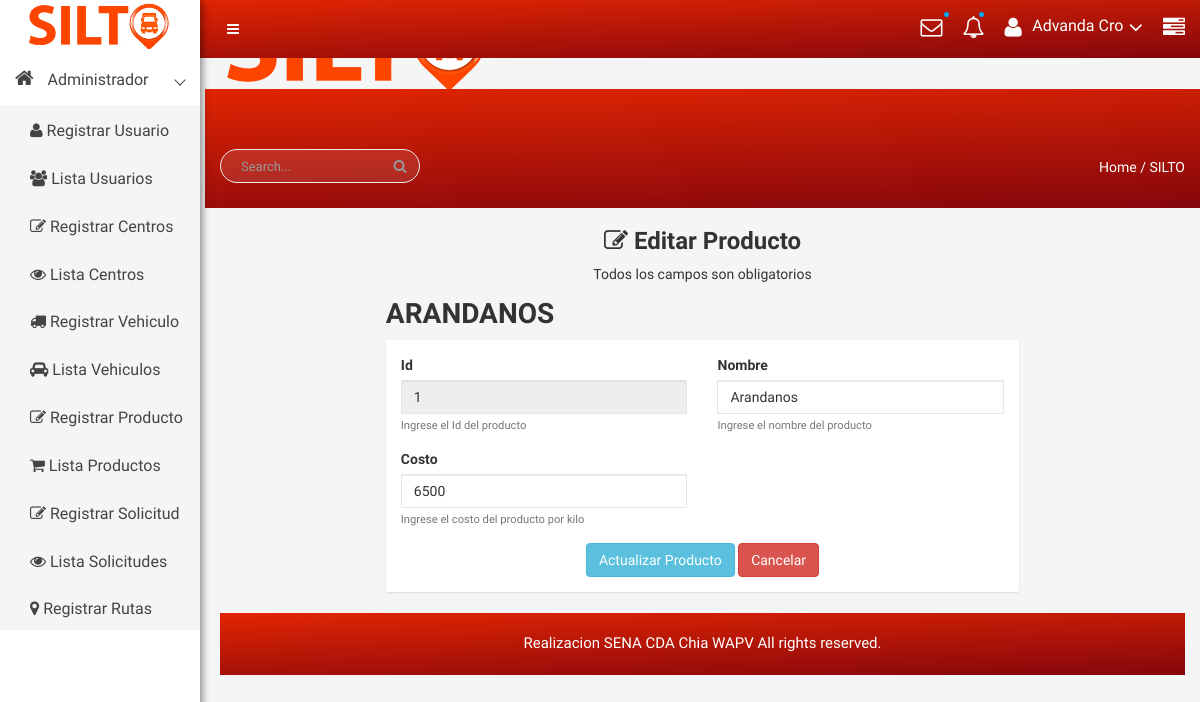
The page /producto/leer/1 (signed in) on the database its author committed.
### tables this page shows
CREATE TABLE `producto` (
  `id_producto` int(11) NOT NULL COMMENT 'Identificación de producto ',
  `nombre` varchar(11) NOT NULL COMMENT 'Nombre del producto',
  `costo` int(11) NOT NULL COMMENT 'Costo de producto por kilo.'
);

### libs/view.php (called while the page is built, shortened)
<?php
class View{
    function render($nombre){
        require 'views/' . $nombre . '.php';
    }
}
?>

### controllers/producto.php (called while the page is built, shortened)
<?php
    class Producto extends Controller{
        function __construct(){
            $this->view->mensaje="";
        }
         function leer($param = null){
            $id_producto = $param[0];
            $producto = $this->model->readById($id_producto);
            $this->view->producto = $producto;
            $this->view->render('admin/editarproducto');
        }
    }
?>

### index.php (called while the page is built, shortened)
<?php
    require 'libs/database.php';
    require 'libs/controller.php';
    require 'libs/view.php';
    $app = new App();
?>

### models/productomodel.php (called while the page is built, shortened)
<?php
    include_once('models/producto.php');
    class ProductoModel extends Model{
        public function readById($id){
            $item = new ProductoDAO();
            try{
                $query = $this->db->connect()->prepare('SELECT * FROM producto WHERE id_producto = :id');
                $query->execute(['id' => $id]);
                while($row = $query->fetch()){
                    $item->id_producto = $row['id_producto'];
                    $item->nombre      = $row['nombre'];
                    $item->costo        = $row['costo'];
                }
                return $item;
            }catch(PDOException $e){
                if(constant("DEBUG")){
                    echo $e->getMessage();
                }
                return null;
            }
        }
    }
?>

### libs/database.php (called while the page is built)
<?php
class Database{
    private $host;
    private $db;
    private $user;
    private $password;
    private $charset;
    public function __construct(){
        $this->host     = constant('HOST');
        $this->db       = constant('DB');
        $this->user     = constant('USER');
        $this->password = constant('PASSWORD');
        $this->charset  = constant('CHARSET');
    }
    function connect(){
        try{
            $connection = "mysql:host=" . $this->host . ";dbname=" . $this->db . ";charset=" . $this->charset;
            $options = [
                PDO::ATTR_ERRMODE            => PDO::ERRMODE_EXCEPTION,
                PDO::ATTR_EMULATE_PREPARES   => false,
            ];
            $pdo = new PDO($connection, $this->user, $this->password, $options);
            return $pdo;
        }catch(PDOException $e){
            print_r('Error connection: ' . $e->getMessage());
        }
    }
}
?>

### libs/controller.php (called while the page is built, shortened)
<?php
class Controller{
    function loadModel($model){
        $url = 'models/'.$model.'model.php';
        if(file_exists($url)){
            $this->model = new $modelName();
        }
    }
}
?>

### views/admin/editarproducto.php (the view, shortened to what this page needs)
<!DOCTYPE html>
<html lang="es">
<head>
<?php require 'views/head.php'; ?>
</head>
</head>
<body>
    <?php require 'views/header.php'; ?>
    <div class="container-fluid">
    <div class="row">
        <div class="col-lg-2 col-md-2 col-sm-2 col-xs-12"></div>
        <div class="col-md-8 col-md-8 col-sm-8 col-xs-12">
            <div class="text-center custom-login mt-20px">
                <h3><i class="fa fa-edit" aria-hidden="true"></i> Editar Producto</h3>
                <p>Todos los campos son obligatorios</p>
            </div>
            <h1><?php echo strtoupper($this->producto->nombre); ?></h1>
            <div class="hpanel">
                <div class="panel-body">
                <form action="<?php  echo constant('URL'); ?>producto/editar" method="POST">
                        <div class="row">
                            <div class="form-group col-md-6">
                                <label for="id_producto">Id</label>
                                <input type="number" name="id_producto"  id="id_producto" class="form-control" value="<?php echo $this->producto->id_producto; ?>" readonly>
                                <small id="id_productoHelp" class="form-text text-muted">Ingrese el Id del producto</small>
                            </div>
                            <div class="form-group col-md-6">
                                <label for="nombre">Nombre</label>
                                <input type="text" name="nombre" id="nombre" class="form-control" value="<?php echo $this->producto->nombre; ?>" >
                                <small id="nombreHelp" class="form-text text-muted">Ingrese el nombre del producto</small>
                            </div>
                            <div class="form-group col-md-6">
                                <label for="costo">Costo</label>
                                <input type="text" name="costo" id="costo" class="form-control" value="<?php echo $this->producto->costo; ?>" >
                                <small id="costoHelp" class="form-text text-muted">Ingrese el costo del producto por kilo</small>
                            </div>
                        </div>
                        <div class="text-center">
                            <input type="submit" class="btn btn-info" value="Actualizar Producto" >
                            <input type="button" class="btn btn-danger" onClick='window.location.assign("<?php echo constant('URL'); ?>producto")' value="Cancelar">
                        </div>
                    </form>
            </div>
        </div>
        <div class="col-lg-2 col-md-2 col-sm-2 col-xs-12"></div>
    </div>
</div><br>
    <?php require 'views/footer.php'; ?>
</body>
</html>

### public/css/main.css (style rules this page uses)
html { color: #222; font-size: 1em; line-height: 1.4; }

### public/css/style.css (style rules this page uses)
html, body { height: 100%; font-family: 'Play', sans-serif;font-weight:400;background:#f5f5f5; }
p { margin:0 0 15px; }
h1, h2, h3, h4, h5, h6 { margin: 0 0 10px; font-weight:700; }
.form-control { background-color: #FFFFFF; background-image: none; border: 1px solid #e5e6e7; border-radius: 1px; color: inherit; display: block; padding: 6px 12px; transition: border-color 0.15s ease-in-out 0s, box-shadow 0.15s ease-in-out 0s; width: 100%; }
.hpanel .panel-body { background: #fff; border-radius: 2px; padding: 15px; position: relative; -webkit-box-shadow: 0px 1px 2px 0px rgba(0, 0, 0, 0.1); box-shadow: 0px 1px 2px 0px rgba(0, 0, 0, 0.1); }
.panel-body { padding: 15px; background:#fff; }

### rows shown on the page
producto: nombre "ARANDANOS", id_producto "1", nombre "Arandanos", costo "6500"
